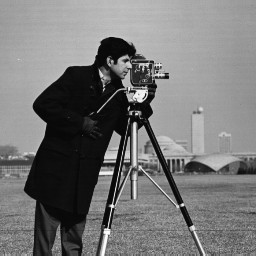
%> input picture ImageBlend/cameraman.jpg, 256 x 256 px
$ octave project.m   (GNU Octave 9; MATLAB toolbox functions it lacks are replaced by stand-ins)
%> lines starting %> are read from the running program, lines starting %| are printed output that depends on the picture; in (x1, y1, x2, y2) boxes, pixels count from 0 and x2, y2 are one past the last pixel; in counts of white or black regions, pixels touching at a corner belong together; the program's own positions count from 1
### ImageBlend/buildPyra.m
% buildPyra function returning image's Gaussian and Laplacian pyramids
% input: im - image descriptor
% input: k - threshold pixel to stop downsampling
% input: option 1 for generating Gaussian Pyramid only
% output: gaussPyra - cell array for Gaussian Pyramid
% output: lapPyra - cell array for Laplacian Pyramid
function [gaussPyra, lapPyra] = buildPyra(im,k,option)
    % number of pixels in x-direction for the original pic
    originalsize = length(im(:,1,1));
    % calculating downsampling times
    n = ceil(log2(originalsize/k));
    % initialize arrays to store image layers
    gaussPyra = cell(3*n);
    lapPyra = cell(3*n-1);
    % generating gaussian pyramids
    for i = 1:3:3*n
        % the first layer is orinigal image
        if i == 1
            gaussPyra{i} = im;
        else
        % downsample image once
            gaussPyra{i} = downsample(gaussPyra{i-1});
        end
        % using gaussian filter to blur the image
        [gaussPyra{i+1},gaussPyra{i+2}] = gausBlur(gaussPyra{i});
    end
    % generating laplacian pyramids
    for i = 1:3*n-1
        % option 1 for generating Gaussian Pyramid only
        if option == 1
            break
        end
        % difference across different size of imgs
        if rem(i,3) == 0
            % upsample {i+1}th layer
            upsamplexy = upsample(gaussPyra{i+1});
            lapPyra{i} = gaussPyra{i} - upsamplexy;
        else
            lapPyra{i} = gaussPyra{i} - gaussPyra{i+1};
        end
    end
end

### ImageBlend/gausBlur.m
% gausBlur function
% input: image descriptor im
% output: blurred image descriptor smooxy
function [smoox,smooxy] = gausBlur(im)
    % simple approximation to a 1D Gaussian filter with sigma=1
    gau = [1 4 6 4 1]/16;
    % blur along rows
    smoox = imfilter(im,gau,'conv','same','replicate');
    % then blur along cols
    smooxy = imfilter(smoox,gau','conv','same','replicate');
end

### ImageBlend/downsample.m
% downsample function
% input: image descriptor matrix im
% output: downsampled image descriptor matrix downsamplexy
function [downsamplexy] = downsample(im)
    % taking every other row, every other col of the picture
    downsamplexy = im(1:2:end,1:2:end,:);
end

### ImageBlend/upsample.m
function [upsamplexy] = upsample(img)
    xsize = length(img(:,1,1));
    ysize = length(img(1,:,1));
    zsize = length(img(1,1,:));
    upsamplexy = zeros(xsize*2, ysize*2, zsize,'double');
    upsamplexy(1:2:end,1:2:end,:) = img(:,:,:);
    [~,upsamplexy] = gausBlur(upsamplexy);
    upsamplexy = uint8(4*upsamplexy);
end

### ImageBlend/recoverImg.m
function [img] = recoverImg(gausLstLyr,lapPyra)
    n = length(lapPyra);
    result = cell(n+1);
    result{n+1} = gausLstLyr;
    for i = n:-1:1
        % across diff size of layers
        if rem(i,3) == 0
            upsamplexy = upsample(result{i+1});
            result{i} = double(lapPyra{i}) + double(upsamplexy);
        else
            result{i} = double(lapPyra{i}) + double(result{i+1});
        end
    end
    img = uint8(result{1});
end

### ImageBlend/project.m
% CMPEN-454 Project 1
% Image Blending Application

% read in cameraman images
im = imread('cameraman.jpg');
%> im is the input picture: size 256x256x3 uint8; min 0, max 255, mean 118.7
im2 = imread('cameraman2.jpg');
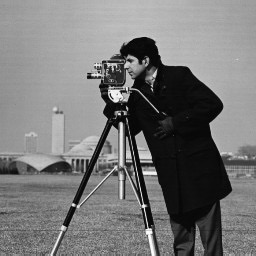
%> input picture ImageBlend/cameraman2.jpg, 256 x 256 px
%> im2 is the input picture: size 256x256x3 uint8; min 0, max 255, mean 118.8
% downsample threshold is 10 pixels
k = 10;

% Building Gaussian and Laplacian pyramids
% from two different images
% downsample threshold is 10 pixels
[gaussPyra1, lapPyra1] = buildPyra(im, k, 0);
%> in buildPyra, `originalsize = length(im(:,1,1));`: originalsize = 256
%> in buildPyra, `n = ceil(log2(originalsize/k));`: n = 5
%> in buildPyra, `gaussPyra = cell(3*n);`: gaussPyra = 225 items
%> in buildPyra, `lapPyra = cell(3*n-1);`: lapPyra = 196 items
%> the loop in buildPyra, `for i = 1:3:3*n` made 5 passes
%> i on passes 2 to 5: 4, 7, 10, 13
%> the loop in buildPyra, `for i = 1:3*n-1` made 14 passes
%> (xsize in upsample, ysize in upsample) on passes 3, 6, 9, 12: (128, 128), (64, 64), (32, 32), (16, 16)
%> after the loop in buildPyra, `for i = 1:3*n-1`:
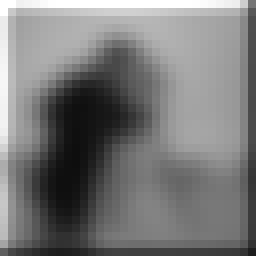
%> upsamplexy: size 32x32x3 uint8 (shown 8 times larger); min 14, max 255, mean 121
%> gaussPyra1 = 225 items; lapPyra1 = 196 items
[gaussPyra2, lapPyra2] = buildPyra(im2, k, 0);
%> call 2 of buildPyra, with k = 10, option = 0
%> the loop in buildPyra (call 2), `for i = 1:3:3*n` made 5 passes
%> pass 1, in gausBlur (call 10), `smoox = imfilter(im,gau,'conv','same','replicate');`:
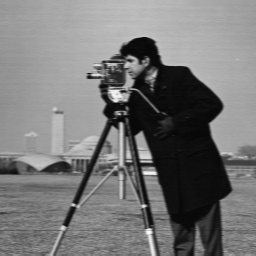
%> smoox: size 256x256x3 uint8; min 5, max 250, mean 118.8; mean of the top-left, top-right, bottom-left and bottom-right quarters 153.8, 120, 125.5, 75.9
%> the loop in buildPyra (call 2), `for i = 1:3*n-1` made 14 passes
%> after the loop in buildPyra (call 2), `for i = 1:3*n-1`:
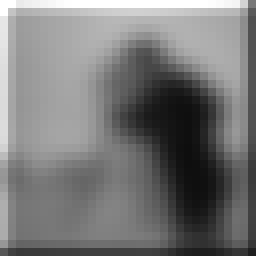
%> upsamplexy: size 32x32x3 uint8 (shown 8 times larger); min 14, max 255, mean 120.3
%> gaussPyra2 = 225 items; lapPyra2 = 196 items

% if you want to use your own filter
% uncomment this line
% roipoly gives you a GUI selector
%BW = roipoly(im);

% if not, default filter is defined here
% assuming both images are of same size
% default filter keeps left and right half of each image
xsize = length(im(:,1,1));
%> xsize = 256
ysize = length(im(1,:,1));
%> ysize = 256
halfysize = ceil(ysize/2);
%> halfysize = 128
lefthalf = zeros(xsize, halfysize, 3, 'uint8');
%> lefthalf: size 256x128x3 uint8; every value is 0
righthalf = ones(xsize, ysize-halfysize, 3, 'uint8');
%> righthalf: size 256x128x3 uint8; every value is 1
BW = double([lefthalf righthalf]);
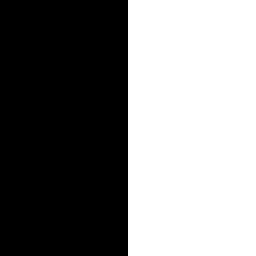
%> BW: size 256x256x3 double; values 0 (black) and 1 (white), 50% white; 1 white region, box (x1, y1, x2, y2) and area: (128, 0, 256, 256) 32768
[filterGausPyra,~] = buildPyra(BW, k, 1);
%> filterGausPyra = 225 items

n = length(filterGausPyra);
%> n = 15
blendedG = cell(n);
%> blendedG = 225 items
blendedL = cell(n-1);
%> blendedL = 196 items
% create blended Gaussian and Laplacian Pyramid
for i = 1:n
    blendedG{i} = double(gaussPyra1{i}) .* (1-filterGausPyra{i}) + ...
        double(gaussPyra2{i}) .* filterGausPyra{i};
    if i ~= n
        blendedL{i} = double(lapPyra1{i}) .* (1-filterGausPyra{i}) + ...
            double(lapPyra2{i}) .* filterGausPyra{i};
    end
end
%> this loop made 15 passes
result = recoverImg(blendedG{n},blendedL);
%> in recoverImg, `n = length(lapPyra);`: n = 14
%> in recoverImg, `result = cell(n+1);`: result = 225 items
%> the loop in recoverImg, `for i = n:-1:1` made 14 passes
%> i on passes 1, 2, 4, 5, 10, 11, 13, 14: 14, 13, 11, 10, 5, 4, 2, 1
%> (i, xsize in upsample, ysize in upsample) on passes 3, 6, 9, 12: (12, 16, 16), (9, 32, 32), (6, 64, 64), (3, 128, 128)
%> after the loop in recoverImg, `for i = n:-1:1`:
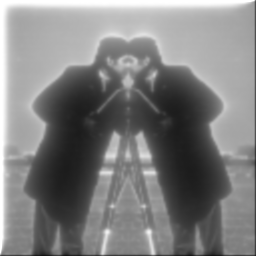
%> upsamplexy: size 256x256x3 uint8; min 19, max 255, mean 127.4
%> in recoverImg, `img = uint8(result{1});`:
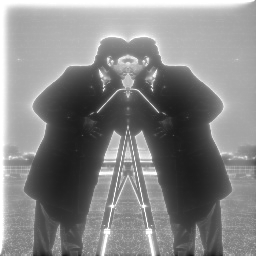
%> img: size 256x256x3 uint8; min 26, max 255, mean 132.3
